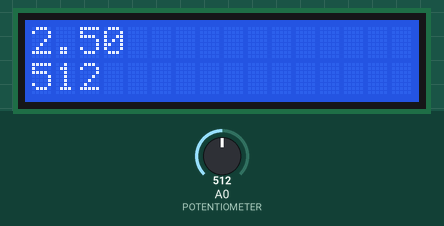
This sketch was run on a simulated Arduino Uno, built with avr-gcc and run on an emulated ATmega328P. Parts: 16×2 character LCD. Inputs (shaded band) come from the test bench; at power-on: A0 (POTENTIOMETER) = 512.

Above: at 1.2 s.
1.3 s: A0 (POTENTIOMETER) set to 716
At 1.8 s:
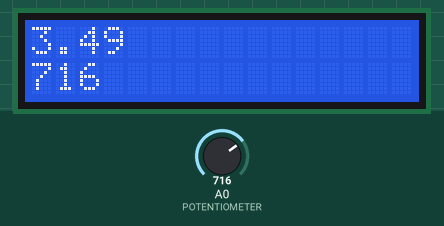
2.8 s: A0 (POTENTIOMETER) set to 900
At 3.4 s:
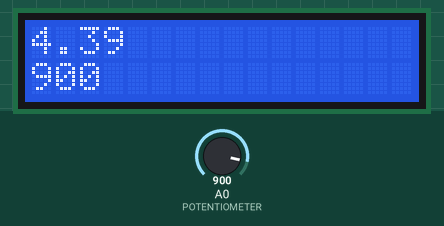
4.4 s: A0 (POTENTIOMETER) set to 1023
At 5.1 s:
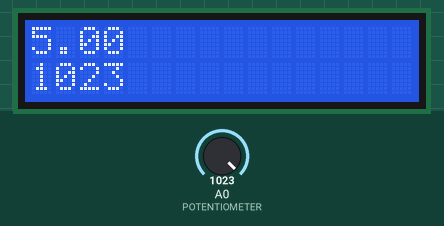
Timing chart, 0 to 7.4 s (numbered marks = the images above; inputs shaded):
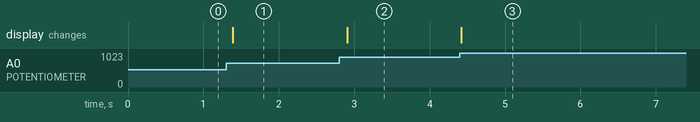

Measured:
- after the input at 1.3 s, the display: changes after 0.09 s (image 1)
- after the input at 2.8 s, the display: changes after 0.11 s (image 2)
- after the input at 4.4 s, the display: changes at once (image 3)

The sketch:

ex3.ino
```cpp
#include <LiquidCrystal_I2C.h>
LiquidCrystal_I2C lcd(0x27,16,2);
#define POTENTIOMETER A0

void initLCD()
{
  lcd.init();
  lcd.clear();
  lcd.backlight();
}

void setup()
{
    initLCD();
}

void displayAuto(String int_val, String other) {
    lcd.clear();
    lcd.setCursor(0,0);
    lcd.print(int_val);
    lcd.setCursor(0,1);
    lcd.print(other);
}

int value = -1;
void loop()
{
    int value_new = analogRead(POTENTIOMETER);
    int other = value_new;
    value_new = map(value_new, 0, 1023, 0, 500);
    if(value != value_new) {
      value = value_new;
      double temp = value;
      temp = temp/100;
      displayAuto(String(temp), String(other));
    }
    delay(100);
}
```
